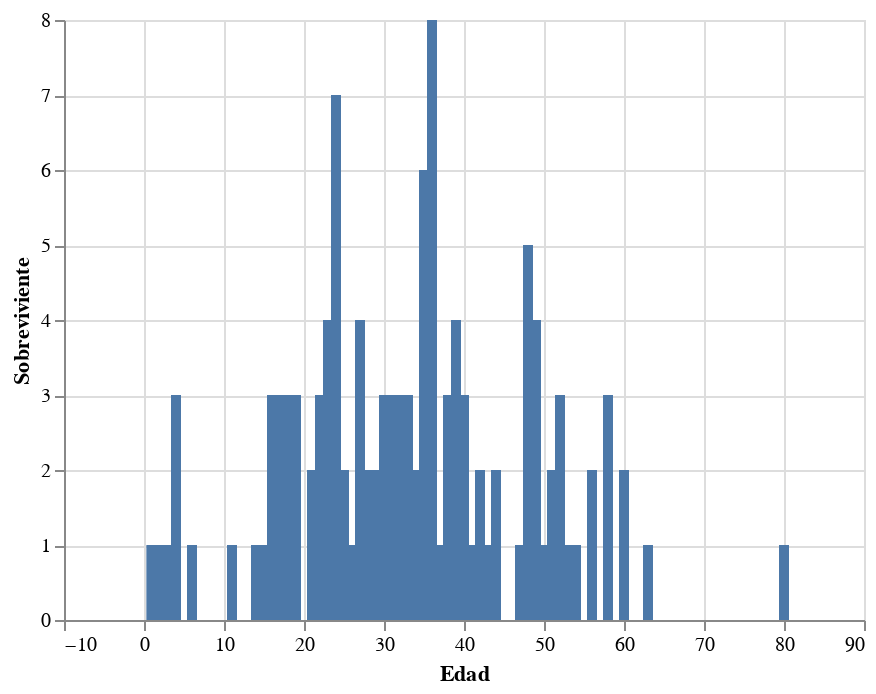

The code cell stored with this chart in its notebook:
### Markdown cell above
**Barras**

### Code cell
alt.Chart(survivor_by_age).mark_bar().encode(
    x = 'Edad',
    y = 'Sobreviviente',
)

### Figure 1 — Vega-Lite specification as saved in the notebook (floating-point values rounded to 4 significant figures)
{"config": {"view": {"continuousWidth": 400, "continuousHeight": 300}}, "data": {"name": "data-fb181e86e7e04e35c00e5d599ab4cb3a"}, "mark": "bar", "encoding": {"x": {"type": "quantitative", "field": "Edad"}, "y": {"type": "quantitative", "field": "Sobreviviente"}}, "$schema": "https://vega.github.io/schema/vega-lite/v4.8.1.json", "datasets": {"data-fb181e86e7e04e35c00e5d599ab4cb3a": [{"Edad": 0.92, "idPasajero": 1, "Sobreviviente": 1, "Clase": 1, "Nombre": 1, "Sexo": 1, "Parientes/Esposo(a)": 1, "ParientesHijos": 1, "Boleto": 1, "Tarifa": 1, "Cabina": 1, "PuertoEmbarque": 1}, {"Edad": 1.0, "idPasajero": 1, "Sobreviviente": 1, "Clase": 1, "Nombre": 1, "Sexo": 1, "Parientes/Esposo(a)": 1, "ParientesHijos": 1, "Boleto": 1, "Tarifa": 1, "Cabina": 1, "PuertoEmbarque": 1}, {"Edad": 2.0, "idPasajero": 1, "Sobreviviente": 1, "Clase": 1, "Nombre": 1, "Sexo": 1, "Parientes/Esposo(a)": 1, "ParientesHijos": 1, "Boleto": 1, "Tarifa": 1, "Cabina": 1, "PuertoEmbarque": 1}, {"Edad": 3.0, "idPasajero": 1, "Sobreviviente": 1, "Clase": 1, "Nombre": 1, "Sexo": 1, "Parientes/Esposo(a)": 1, "ParientesHijos": 1, "Boleto": 1, "Tarifa": 1, "Cabina": 1, "PuertoEmbarque": 1}, {"Edad": 4.0, "idPasajero": 3, "Sobreviviente": 3, "Clase": 3, "Nombre": 3, "Sexo": 3, "Parientes/Esposo(a)": 3, "ParientesHijos": 3, "Boleto": 3, "Tarifa": 3, "Cabina": 3, "PuertoEmbarque": 3}, {"Edad": 6.0, "idPasajero": 1, "Sobreviviente": 1, "Clase": 1, "Nombre": 1, "Sexo": 1, "Parientes/Esposo(a)": 1, "ParientesHijos": 1, "Boleto": 1, "Tarifa": 1, "Cabina": 1, "PuertoEmbarque": 1}, {"Edad": 11.0, "idPasajero": 1, "Sobreviviente": 1, "Clase": 1, "Nombre": 1, "Sexo": 1, "Parientes/Esposo(a)": 1, "ParientesHijos": 1, "Boleto": 1, "Tarifa": 1, "Cabina": 1, "PuertoEmbarque": 1}, {"Edad": 14.0, "idPasajero": 1, "Sobreviviente": 1, "Clase": 1, "Nombre": 1, "Sexo": 1, "Parientes/Esposo(a)": 1, "ParientesHijos": 1, "Boleto": 1, "Tarifa": 1, "Cabina": 1, "PuertoEmbarque": 1}, {"Edad": 15.0, "idPasajero": 1, "Sobreviviente": 1, "Clase": 1, "Nombre": 1, "Sexo": 1, "Parientes/Esposo(a)": 1, "ParientesHijos": 1, "Boleto": 1, "Tarifa": 1, "Cabina": 1, "PuertoEmbarque": 1}, {"Edad": 16.0, "idPasajero": 3, "Sobreviviente": 3, "Clase": 3, "Nombre": 3, "Sexo": 3, "Parientes/Esposo(a)": 3, "ParientesHijos": 3, "Boleto": 3, "Tarifa": 3, "Cabina": 3, "PuertoEmbarque": 3}, {"Edad": 17.0, "idPasajero": 3, "Sobreviviente": 3, "Clase": 3, "Nombre": 3, "Sexo": 3, "Parientes/Esposo(a)": 3, "ParientesHijos": 3, "Boleto": 3, "Tarifa": 3, "Cabina": 3, "PuertoEmbarque": 3}, {"Edad": 18.0, "idPasajero": 3, "Sobreviviente": 3, "Clase": 3, "Nombre": 3, "Sexo": 3, "Parientes/Esposo(a)": 3, "ParientesHijos": 3, "Boleto": 3, "Tarifa": 3, "Cabina": 3, "PuertoEmbarque": 3}, {"Edad": 19.0, "idPasajero": 3, "Sobreviviente": 3, "Clase": 3, "Nombre": 3, "Sexo": 3, "Parientes/Esposo(a)": 3, "ParientesHijos": 3, "Boleto": 3, "Tarifa": 3, "Cabina": 3, "PuertoEmbarque": 3}, {"Edad": 21.0, "idPasajero": 2, "Sobreviviente": 2, "Clase": 2, "Nombre": 2, "Sexo": 2, "Parientes/Esposo(a)": 2, "ParientesHijos": 2, "Boleto": 2, "Tarifa": 2, "Cabina": 2, "PuertoEmbarque": 2}, {"Edad": 22.0, "idPasajero": 3, "Sobreviviente": 3, "Clase": 3, "Nombre": 3, "Sexo": 3, "Parientes/Esposo(a)": 3, "ParientesHijos": 3, "Boleto": 3, "Tarifa": 3, "Cabina": 3, "PuertoEmbarque": 3}, {"Edad": 23.0, "idPasajero": 4, "Sobreviviente": 4, "Clase": 4, "Nombre": 4, "Sexo": 4, "Parientes/Esposo(a)": 4, "ParientesHijos": 4, "Boleto": 4, "Tarifa": 4, "Cabina": 4, "PuertoEmbarque": 4}, {"Edad": 24.0, "idPasajero": 7, "Sobreviviente": 7, "Clase": 7, "Nombre": 7, "Sexo": 7, "Parientes/Esposo(a)": 7, "ParientesHijos": 7, "Boleto": 7, "Tarifa": 7, "Cabina": 7, "PuertoEmbarque": 7}, {"Edad": 25.0, "idPasajero": 2, "Sobreviviente": 2, "Clase": 2, "Nombre": 2, "Sexo": 2, "Parientes/Esposo(a)": 2, "ParientesHijos": 2, "Boleto": 2, "Tarifa": 2, "Cabina": 2, "PuertoEmbarque": 2}, {"Edad": 26.0, "idPasajero": 1, "Sobreviviente": 1, "Clase": 1, "Nombre": 1, "Sexo": 1, "Parientes/Esposo(a)": 1, "ParientesHijos": 1, "Boleto": 1, "Tarifa": 1, "Cabina": 1, "PuertoEmbarque": 1}, {"Edad": 27.0, "idPasajero": 4, "Sobreviviente": 4, "Clase": 4, "Nombre": 4, "Sexo": 4, "Parientes/Esposo(a)": 4, "ParientesHijos": 4, "Boleto": 4, "Tarifa": 4, "Cabina": 4, "PuertoEmbarque": 4}, {"Edad": 28.0, "idPasajero": 2, "Sobreviviente": 2, "Clase": 2, "Nombre": 2, "Sexo": 2, "Parientes/Esposo(a)": 2, "ParientesHijos": 2, "Boleto": 2, "Tarifa": 2, "Cabina": 2, "PuertoEmbarque": 2}, {"Edad": 29.0, "idPasajero": 2, "Sobreviviente": 2, "Clase": 2, "Nombre": 2, "Sexo": 2, "Parientes/Esposo(a)": 2, "ParientesHijos": 2, "Boleto": 2, "Tarifa": 2, "Cabina": 2, "PuertoEmbarque": 2}, {"Edad": 30.0, "idPasajero": 3, "Sobreviviente": 3, "Clase": 3, "Nombre": 3, "Sexo": 3, "Parientes/Esposo(a)": 3, "ParientesHijos": 3, "Boleto": 3, "Tarifa": 3, "Cabina": 3, "PuertoEmbarque": 3}, {"Edad": 31.0, "idPasajero": 3, "Sobreviviente": 3, "Clase": 3, "Nombre": 3, "Sexo": 3, "Parientes/Esposo(a)": 3, "ParientesHijos": 3, "Boleto": 3, "Tarifa": 3, "Cabina": 3, "PuertoEmbarque": 3}, {"Edad": 32.0, "idPasajero": 3, "Sobreviviente": 3, "Clase": 3, "Nombre": 3, "Sexo": 3, "Parientes/Esposo(a)": 3, "ParientesHijos": 3, "Boleto": 3, "Tarifa": 3, "Cabina": 3, "PuertoEmbarque": 3}, {"Edad": 32.5, "idPasajero": 1, "Sobreviviente": 1, "Clase": 1, "Nombre": 1, "Sexo": 1, "Parientes/Esposo(a)": 1, "ParientesHijos": 1, "Boleto": 1, "Tarifa": 1, "Cabina": 1, "PuertoEmbarque": 1}, {"Edad": 33.0, "idPasajero": 3, "Sobreviviente": 3, "Clase": 3, "Nombre": 3, "Sexo": 3, "Parientes/Esposo(a)": 3, "ParientesHijos": 3, "Boleto": 3, "Tarifa": 3, "Cabina": 3, "PuertoEmbarque": 3}, {"Edad": 34.0, "idPasajero": 2, "Sobreviviente": 2, "Clase": 2, "Nombre": 2, "Sexo": 2, "Parientes/Esposo(a)": 2, "ParientesHijos": 2, "Boleto": 2, "Tarifa": 2, "Cabina": 2, "PuertoEmbarque": 2}, {"Edad": 35.0, "idPasajero": 6, "Sobreviviente": 6, "Clase": 6, "Nombre": 6, "Sexo": 6, "Parientes/Esposo(a)": 6, "ParientesHijos": 6, "Boleto": 6, "Tarifa": 6, "Cabina": 6, "PuertoEmbarque": 6}, {"Edad": 36.0, "idPasajero": 8, "Sobreviviente": 8, "Clase": 8, "Nombre": 8, "Sexo": 8, "Parientes/Esposo(a)": 8, "ParientesHijos": 8, "Boleto": 8, "Tarifa": 8, "Cabina": 8, "PuertoEmbarque": 8}, {"Edad": 37.0, "idPasajero": 1, "Sobreviviente": 1, "Clase": 1, "Nombre": 1, "Sexo": 1, "Parientes/Esposo(a)": 1, "ParientesHijos": 1, "Boleto": 1, "Tarifa": 1, "Cabina": 1, "PuertoEmbarque": 1}, {"Edad": 38.0, "idPasajero": 3, "Sobreviviente": 3, "Clase": 3, "Nombre": 3, "Sexo": 3, "Parientes/Esposo(a)": 3, "ParientesHijos": 3, "Boleto": 3, "Tarifa": 3, "Cabina": 3, "PuertoEmbarque": 3}, {"Edad": 39.0, "idPasajero": 4, "Sobreviviente": 4, "Clase": 4, "Nombre": 4, "Sexo": 4, "Parientes/Esposo(a)": 4, "ParientesHijos": 4, "Boleto": 4, "Tarifa": 4, "Cabina": 4, "PuertoEmbarque": 4}, {"Edad": 40.0, "idPasajero": 3, "Sobreviviente": 3, "Clase": 3, "Nombre": 3, "Sexo": 3, "Parientes/Esposo(a)": 3, "ParientesHijos": 3, "Boleto": 3, "Tarifa": 3, "Cabina": 3, "PuertoEmbarque": 3}, {"Edad": 41.0, "idPasajero": 1, "Sobreviviente": 1, "Clase": 1, "Nombre": 1, "Sexo": 1, "Parientes/Esposo(a)": 1, "ParientesHijos": 1, "Boleto": 1, "Tarifa": 1, "Cabina": 1, "PuertoEmbarque": 1}, {"Edad": 42.0, "idPasajero": 2, "Sobreviviente": 2, "Clase": 2, "Nombre": 2, "Sexo": 2, "Parientes/Esposo(a)": 2, "ParientesHijos": 2, "Boleto": 2, "Tarifa": 2, "Cabina": 2, "PuertoEmbarque": 2}, {"Edad": 43.0, "idPasajero": 1, "Sobreviviente": 1, "Clase": 1, "Nombre": 1, "Sexo": 1, "Parientes/Esposo(a)": 1, "ParientesHijos": 1, "Boleto": 1, "Tarifa": 1, "Cabina": 1, "PuertoEmbarque": 1}, {"Edad": 44.0, "idPasajero": 2, "Sobreviviente": 2, "Clase": 2, "Nombre": 2, "Sexo": 2, "Parientes/Esposo(a)": 2, "ParientesHijos": 2, "Boleto": 2, "Tarifa": 2, "Cabina": 2, "PuertoEmbarque": 2}, {"Edad": 47.0, "idPasajero": 1, "Sobreviviente": 1, "Clase": 1, "Nombre": 1, "Sexo": 1, "Parientes/Esposo(a)": 1, "ParientesHijos": 1, "Boleto": 1, "Tarifa": 1, "Cabina": 1, "PuertoEmbarque": 1}, {"Edad": 48.0, "idPasajero": 5, "Sobreviviente": 5, "Clase": 5, "Nombre": 5, "Sexo": 5, "Parientes/Esposo(a)": 5, "ParientesHijos": 5, "Boleto": 5, "Tarifa": 5, "Cabina": 5, "PuertoEmbarque": 5}, {"Edad": 49.0, "idPasajero": 4, "Sobreviviente": 4, "Clase": 4, "Nombre": 4, "Sexo": 4, "Parientes/Esposo(a)": 4, "ParientesHijos": 4, "Boleto": 4, "Tarifa": 4, "Cabina": 4, "PuertoEmbarque": 4}, {"Edad": 50.0, "idPasajero": 1, "Sobreviviente": 1, "Clase": 1, "Nombre": 1, "Sexo": 1, "Parientes/Esposo(a)": 1, "ParientesHijos": 1, "Boleto": 1, "Tarifa": 1, "Cabina": 1, "PuertoEmbarque": 1}, {"Edad": 51.0, "idPasajero": 2, "Sobreviviente": 2, "Clase": 2, "Nombre": 2, "Sexo": 2, "Parientes/Esposo(a)": 2, "ParientesHijos": 2, "Boleto": 2, "Tarifa": 2, "Cabina": 2, "PuertoEmbarque": 2}, {"Edad": 52.0, "idPasajero": 3, "Sobreviviente": 3, "Clase": 3, "Nombre": 3, "Sexo": 3, "Parientes/Esposo(a)": 3, "ParientesHijos": 3, "Boleto": 3, "Tarifa": 3, "Cabina": 3, "PuertoEmbarque": 3}, {"Edad": 53.0, "idPasajero": 1, "Sobreviviente": 1, "Clase": 1, "Nombre": 1, "Sexo": 1, "Parientes/Esposo(a)": 1, "ParientesHijos": 1, "Boleto": 1, "Tarifa": 1, "Cabina": 1, "PuertoEmbarque": 1}, {"Edad": 54.0, "idPasajero": 1, "Sobreviviente": 1, "Clase": 1, "Nombre": 1, "Sexo": 1, "Parientes/Esposo(a)": 1, "ParientesHijos": 1, "Boleto": 1, "Tarifa": 1, "Cabina": 1, "PuertoEmbarque": 1}, {"Edad": 56.0, "idPasajero": 2, "Sobreviviente": 2, "Clase": 2, "Nombre": 2, "Sexo": 2, "Parientes/Esposo(a)": 2, "ParientesHijos": 2, "Boleto": 2, "Tarifa": 2, "Cabina": 2, "PuertoEmbarque": 2}, {"Edad": 58.0, "idPasajero": 3, "Sobreviviente": 3, "Clase": 3, "Nombre": 3, "Sexo": 3, "Parientes/Esposo(a)": 3, "ParientesHijos": 3, "Boleto": 3, "Tarifa": 3, "Cabina": 3, "PuertoEmbarque": 3}, {"Edad": 60.0, "idPasajero": 2, "Sobreviviente": 2, "Clase": 2, "Nombre": 2, "Sexo": 2, "Parientes/Esposo(a)": 2, "ParientesHijos": 2, "Boleto": 2, "Tarifa": 2, "Cabina": 2, "PuertoEmbarque": 2}, {"Edad": 63.0, "idPasajero": 1, "Sobreviviente": 1, "Clase": 1, "Nombre": 1, "Sexo": 1, "Parientes/Esposo(a)": 1, "ParientesHijos": 1, "Boleto": 1, "Tarifa": 1, "Cabina": 1, "PuertoEmbarque": 1}, {"Edad": 80.0, "idPasajero": 1, "Sobreviviente": 1, "Clase": 1, "Nombre": 1, "Sexo": 1, "Parientes/Esposo(a)": 1, "ParientesHijos": 1, "Boleto": 1, "Tarifa": 1, "Cabina": 1, "PuertoEmbarque": 1}]}}
